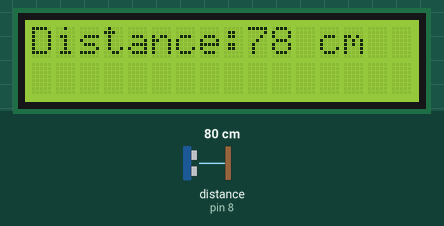
Bench run of a sketch on a simulated Arduino Uno, built with avr-gcc and run on an emulated ATmega328P. On the bench: 16×2 character LCD. Wiring (inferred from the names in the program): ultrasonic range finder: trigger pin 7; echo pin 8. The inputs (shaded band) are chosen by the test bench; at power-on: distance to the obstacle (sensor on pin 8) 80 cm. The echo pulse lasts 58.3 µs per cm.

Above: at 1.2 s.
1.3 s: distance to the obstacle (sensor on pin 8) set to 2 cm
At 1.9 s:
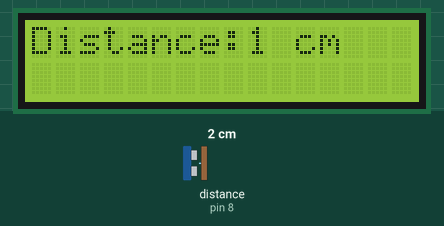
4.3 s: distance to the obstacle (sensor on pin 8) set to 4 cm
At 5.0 s:
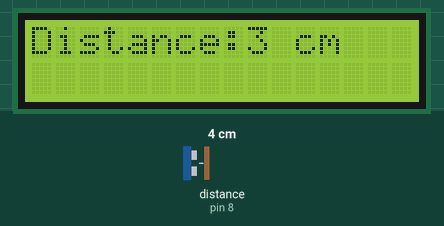
6.1 s: distance to the obstacle (sensor on pin 8) set to 9 cm
At 6.5 s:
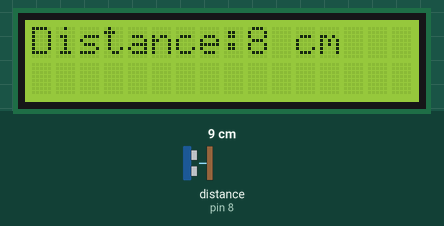
Timing chart, 0 to 9.1 s (numbered marks = the images above; inputs shaded):
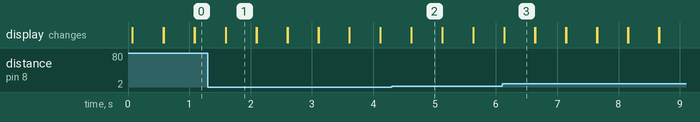

The sketch:

LCD_Ultrasonic.ino
```cpp
/*
The circuit:
 * LCD RS pin to digital pin 12
 * LCD Enable pin to digital pin 11
 * LCD D4 pin to digital pin 5
 * LCD D5 pin to digital pin 4
 * LCD D6 pin to digital pin 3
 * LCD D7 pin to digital pin 2
 * LCD R/W pin to ground
 * LCD VSS pin to ground
 * LCD VCC pin to 5V
 * 10K resistor:
 * ends to +5V and ground
 * wiper to LCD VO pin (pin 3)
*/

#include <LiquidCrystal.h>

const int rs = 12, en = 11, d4= 5, d5 = 4, d6 = 3, d7 = 2, trig = 7, echo = 8;

long duration;
int distance;


LiquidCrystal lcd(rs, en, d4, d5, d6, d7);
void setup() {
  // put your setup code here, to run once:
  pinMode(trig, OUTPUT);
  pinMode(echo, INPUT);
  lcd.begin(16, 2);
  Serial.begin(9600);
}

void loop() {
  USRead();
  delay(500);
  lcd.clear();

}

// Ultrasonic Read
void USRead() {
  //  clear trig
  digitalWrite(trig, LOW);
  delayMicroseconds(2);

  // Send sound for 10 microseconds
  digitalWrite(trig, HIGH);
  delayMicroseconds(10);
  digitalWrite(trig, LOW);

  duration = pulseIn(echo, HIGH);

  distance = duration * 0.034 / 2;

  LCDRead(distance);

}

void LCDRead(int distance) {
  lcd.print("Distance:");
  lcd.print(distance);
  lcd.print(" cm");


}
```

Measured:
- after the input at 1.3 s, the display: first differs from a run without the input after 0.29 s (image 1)
- after the input at 4.3 s, the display: first differs from a run without the input after 0.32 s (image 2)
- after the input at 6.1 s, the display: first differs from a run without the input at once (image 3)
- what the display in image 1 shows lasts 0.5 s, from 1.6 s to 2.1 s
